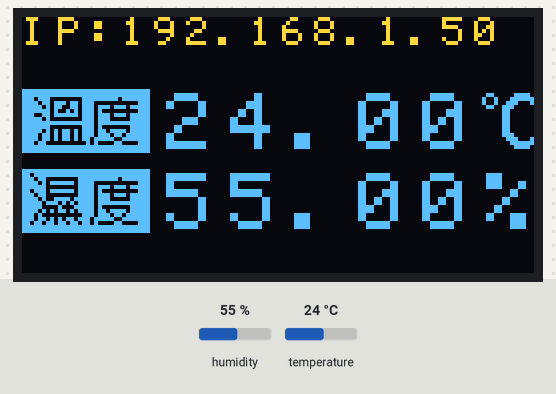
Recording of a sketch running on a simulated ESP8266 (NodeMCU). Shown: 128×64 one-colour display. Wiring (inferred from the names in the program): SSD1306 OLED at I2C address 0x3C. The test bench sets the inputs (shaded band); at power-on: temperature 24 °C, humidity 55 %. The OLED is the two-colour kind (top 16 rows yellow); WiFi joins after 1.5 s; servers stay silent unless stated; what the sketch prints to the serial monitor is not drawn.

Above: at 3.2 s.
3.3 s: temperature set to 7 °C
At 4.8 s:
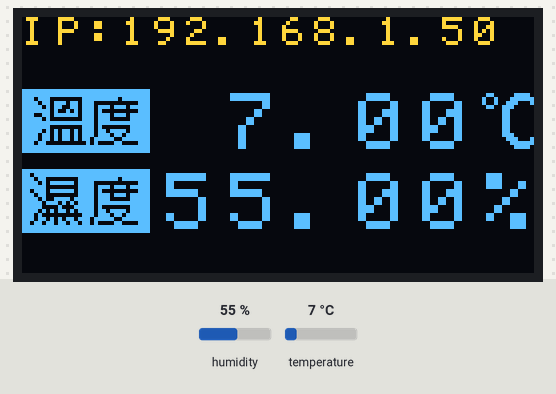
5.6 s: humidity set to 22 %
At 6.9 s:
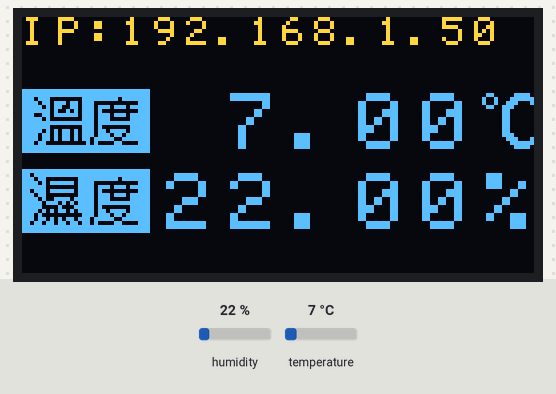
7.6 s: humidity set to 40 %
At 8.5 s:
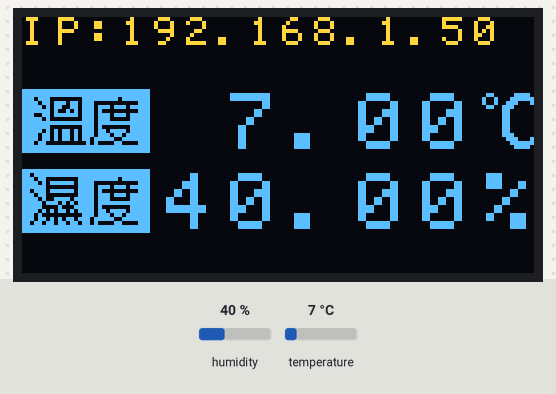
9.6 s: temperature set to 12 °C
At 10.6 s:
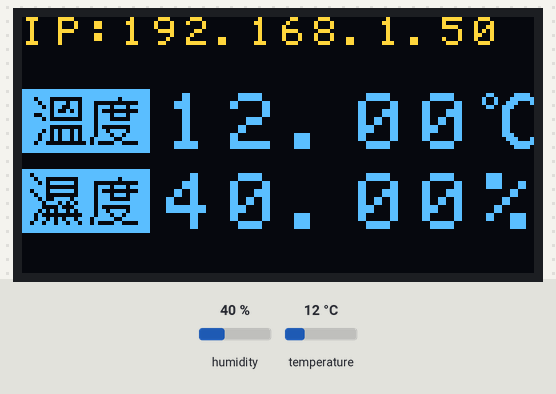
Timing chart, 0 to 12.6 s (numbered marks = the images above; inputs shaded):
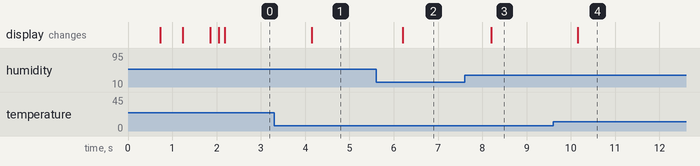

Measured:
- after the input at 3.3 s, the display: changes after 0.85 s (image 1)
- after the input at 5.6 s, the display: changes after 0.60 s (image 2)
- after the input at 7.6 s, the display: changes after 0.60 s (image 3)
- after the input at 9.6 s, the display: changes after 0.55 s (image 4)

The sketch:

OLED_DHT11.ino
```cpp
#include <ESP8266WiFi.h>
#include <ESP8266WebServer.h>
#include <Wire.h>
#include "ssd1306_i2c.h"
#include "font.h"
#include <dht11.h>

#define DHT11PIN 5

const char ssid[] = "你的WiFi網路SSID";
const char pass[] = "你的WiFi密碼";

String ipStr;

ESP8266WebServer server(80);
String webString="";     // 暫存要顯示在網頁的文字

SSD1306 oled(0x3c, 0, 2); // I2C位址, SDA腳, SCL腳

dht11 DHT11;

float temp;
float hum;

unsigned long previousMillis = 0;
const long interval = 2000;  // 2秒

void handle_root() {
  server.send(200, "text/html", "Hello from <b>ESP8266</b>!");
}

void displayData(float t, float h) {
  char charTemp[6];
  char charHum[6];

  dtostrf(t, 5, 2, charTemp);
  dtostrf(h, 5, 2, charHum);

  oled.clear();
  oled.setFontScale2x2(false);
  oled.drawString(0, 0, ipStr);
  oled.setFontScale2x2(true);
  oled.drawXbm(0, 18, 32, 16, temperature);
  oled.drawXbm(0, 38, 32, 16, humidity);
  oled.drawString(34, 19, charTemp);
  oled.drawXbm(114, 18, 16, 16, degree);
  oled.drawString(34, 39, charHum);
  oled.drawString(114, 39, "%");
  oled.display();
}

void drawSpinner(int count, int active) {
  for (int i = 0; i < count; i++) {
    const char *xbm;
    if (active == i) {
       xbm = active_bits;
    } else {
       xbm = inactive_bits;
    }
    oled.drawXbm(64 - (12 * count / 2) + 12 * i, 0, 8, 8, xbm);
  }
}

void readDHT11() {
  unsigned long currentMillis = millis();

  if(currentMillis - previousMillis >= interval) {
    previousMillis = currentMillis;

    int chk = DHT11.read(DHT11PIN);
    Serial.print("Read sensor: ");
    switch (chk)
    {
      case 0:
        Serial.println("OK");
        temp = DHT11.temperature;
        hum = DHT11.humidity;

        displayData(temp, hum);
        break;
      case -1: Serial.println("Checksum error"); break;
      case -2: Serial.println("Time out error"); break;
      default: Serial.println("Unknown error"); break;
    }
  }
}

void setup() {
  pinMode(0, INPUT_PULLUP);
  pinMode(2, INPUT_PULLUP);
  pinMode(DHT11PIN, INPUT);

  Serial.begin(115200);

  Serial.print("Connecting to ");
  Serial.println(ssid);
  WiFi.begin(ssid, pass);
  /*
   *  若要指定IP位址，請自行在此加入WiFi.config()敘述。
   WiFi.config(IPAddress(192,168,1,50),    // IP位址
               IPAddress(192,168,1,1),     // 閘道（gateway）位址
               IPAddress(255,255,255,0));  // 網路遮罩（netmask）
   */

  oled.init();

  int counter = 0;
  while (WiFi.status() != WL_CONNECTED) {
    delay(500);
    Serial.print(".");
    oled.clear();
    oled.drawXbm(34, 18, 60, 36, WiFi_Logo_bits);
    drawSpinner(3, counter % 3);
    oled.display();
    counter++;
  }
  Serial.println("");

  Serial.println("WiFi connected");
  Serial.println("IP address: ");
  Serial.println(WiFi.localIP());

  Serial.println("Server started");

  oled.clear();
  IPAddress ip = WiFi.localIP();
  ipStr = "IP:" + String(ip[0]) + '.' + String(ip[1]) + '.' + String(ip[2]) + '.' + String(ip[3]);
  oled.setFontScale2x2(false);
  oled.drawString(0, 0, ipStr);
  oled.display();

  server.on("/", handle_root);

  server.onNotFound([](){   // 處理「找不到指定路徑」的事件
    server.send(404, "text/plain", "File NOT found!");
  });

  server.on("/temp", [](){
    webString="Temperature: "+String(temp)+" C";
    server.send(200, "text/plain", webString);
  });

  server.on("/humid", [](){
    webString="Humidity: "+String(hum)+"%";
    server.send(200, "text/plain", webString);
  });

  server.on("/th.json", [](){
    String str="{\"t\":" + String(temp) + ",\"h\":" + String(hum) + "}";
    server.send(200, "text/javascript", str);
  });

  server.begin();
  Serial.println("HTTP server started");
}

void loop() {
    server.handleClient();
    readDHT11();
}
```

ssd1306_i2c.cpp
```cpp
// (licence header left out)
#include "ssd1306_i2c.h"
#include <Wire.h>
#include "font.h"

SSD1306::SSD1306(int i2cAddress, int sda, int sdc)
{
  myI2cAddress = i2cAddress;
  mySda = sda;
  mySdc = sdc;
}

void SSD1306::init() {
  Wire.begin(mySda, mySdc);
  Wire.setClock(400000);
  sendInitCommands();
  reset_display();
}

void SSD1306::reset_display(void)
{
  displayOff();
  clear();
  display();
  displayOn();
}

void SSD1306::displayOn(void)
{
    sendCommand(0xaf);        //display on
}

void SSD1306::displayOff(void)
{
  sendCommand(0xae);		//display off
}

void SSD1306::clear(void) {
    memset(buffer, 0, (128*64 / 8));
}

void SSD1306::display(void) {

    for (uint16_t i=0; i<(128*64/8); i++) {
      // send a bunch of data in one xmission
      Wire.beginTransmission(myI2cAddress);
      Wire.write(0x40);
      for (uint8_t x=0; x<16; x++) {
        Wire.write(buffer[i]);
        i++;
      }
      i--;
      yield();
      Wire.endTransmission();
    }


}

void SSD1306::setPixel(int x, int y) {
  if (x >= 0 && x < 128 && y >= 0 && y < 64) {
     buffer[x+ (y/8)*128] |=  (1 << (y&7));
  }
}

void SSD1306::setChar(int x, int y, unsigned char data) {
  for (int i = 0; i < 8; i++) {
    if (bitRead(data, i)) {
     setPixel(x,y + i);
    }
  }
}

void SSD1306::drawString(int x, int y, String text) {
  for (int j=0; j < text.length(); j++) {
    for(int i=0;i<8;i++) {
      unsigned char charColumn = pgm_read_byte(myFont[text.charAt(j)-0x20]+i);
      for (int pixel = 0; pixel < 8; pixel++) {
        if (bitRead(charColumn, pixel)) {
          if (myIsFontScaling2x2) {
             setPixel(x + 2*(j* 8 + i),y + 2*pixel);
             setPixel(x + 2*(j* 8 + i)+1,y + 2*pixel +1);
             setPixel(x + 2*(j* 8 + i)+1,y + 2*pixel);
             setPixel(x + 2*(j* 8 + i),y + 2*pixel +1);
          } else {
             setPixel(x + j* 8 + i,y + pixel);
          }
        }
      }
    }
  }
}

void SSD1306::setFontScale2x2(bool isFontScaling2x2) {
  myIsFontScaling2x2 = isFontScaling2x2;
}

void SSD1306::drawBitmap(int x, int y, int width, int height, const char *bitmap) {
  for (int i = 0; i < width * height / 8; i++ ){
    unsigned char charColumn = 255 - pgm_read_byte(bitmap + i);
    for (int j = 0; j < 8; j++) {
      int targetX = i % width + x;
      int targetY = (i / (width)) * 8 + j + y;
      if (bitRead(charColumn, j)) {
        setPixel(targetX, targetY);
      }
    }
  }
}

void SSD1306::drawXbm(int x, int y, int width, int height, const char *xbm) {
  if (width % 8 != 0) {
    width =  ((width / 8) + 1) * 8;
  }
  for (int i = 0; i < width * height / 8; i++ ){
    unsigned char charColumn = pgm_read_byte(xbm + i);
    for (int j = 0; j < 8; j++) {
      int targetX = (i * 8 + j) % width + x;
      int targetY = (8 * i / (width)) + y;
      if (bitRead(charColumn, j)) {
        setPixel(targetX, targetY);
      }
    }
  }
}

void SSD1306::sendCommand(unsigned char com)
{
  Wire.beginTransmission(myI2cAddress);     //begin transmitting
  Wire.write(0x80);                          //command mode
  Wire.write(com);
  Wire.endTransmission();                    // stop transmitting
}

void SSD1306::sendInitCommands(void)
{
  sendCommand(0xae);		//display off
  sendCommand(0xa6);            //Set Normal Display (default)
  // Adafruit Init sequence for 128x64 OLED module
  sendCommand(0xAE);             //DISPLAYOFF
  sendCommand(0xD5);            //SETDISPLAYCLOCKDIV
  sendCommand(0x80);            // the suggested ratio 0x80
  sendCommand(0xA8);            //SSD1306_SETMULTIPLEX
  sendCommand(0x3F);
  sendCommand(0xD3);            //SETDISPLAYOFFSET
  sendCommand(0x0);             //no offset
  sendCommand(0x40 | 0x0);      //SETSTARTLINE
  sendCommand(0x8D);            //CHARGEPUMP
  sendCommand(0x14);
  sendCommand(0x20);             //MEMORYMODE
  sendCommand(0x00);             //0x0 act like ks0108

  sendCommand(0xA0 | 0x1);      //SEGREMAP   //Rotate screen 180 deg
  //sendCommand(0xA0);

  sendCommand(0xC8);            //COMSCANDEC  Rotate screen 180 Deg
  //sendCommand(0xC0);

  sendCommand(0xDA);            //0xDA
  sendCommand(0x12);           //COMSCANDEC
  sendCommand(0x81);           //SETCONTRAS
  sendCommand(0xCF);           //
  sendCommand(0xd9);          //SETPRECHARGE
  sendCommand(0xF1);
  sendCommand(0xDB);        //SETVCOMDETECT
  sendCommand(0x40);
  sendCommand(0xA4);        //DISPLAYALLON_RESUME
  sendCommand(0xA6);        //NORMALDISPLAY

  sendCommand(0x2e);            // stop scroll
  //----------------------------REVERSE comments----------------------------//
  //  sendCommand(0xa0);		//seg re-map 0->127(default)
  //  sendCommand(0xa1);		//seg re-map 127->0
  //  sendCommand(0xc8);
  //  delay(1000);
  //----------------------------REVERSE comments----------------------------//
  // sendCommand(0xa7);  //Set Inverse Display
  // sendCommand(0xae);		//display off
  sendCommand(0x20);            //Set Memory Addressing Mode
  sendCommand(0x00);            //Set Memory Addressing Mode ab Horizontal addressing mode
  // sendCommand(0x02);         // Set Memory Addressing Mode ab Page addressing mode(RESET)

}

void SSD1306::nextFrameTick() {
    myFrameTick++;
    if (myFrameTick==myFrameWaitTicks && myFrameState == 0 || myFrameTick==myFrameTransitionTicks && myFrameState == 1) {
      myFrameState = (myFrameState + 1) %  2;
      if (myFrameState==FRAME_STATE_FIX) {
        myCurrentFrame = (myCurrentFrame + 1) % myFrameCount;
      }
      myFrameTick = 0;
    }
    drawIndicators(myFrameCount, myCurrentFrame);

    switch(myFrameState) {
    case 0:
      (*myFrameCallbacks[myCurrentFrame])(0, 0);
      break;
    case 1:
      (*myFrameCallbacks[myCurrentFrame])(-128 * myFrameTick / myFrameTransitionTicks, 0);
      (*myFrameCallbacks[(myCurrentFrame + 1) % myFrameCount])(-128 * myFrameTick / myFrameTransitionTicks + 128, 0);
      break;
    }

}
void SSD1306::drawIndicators(int frameCount, int activeFrame) {
  for (int i = 0; i < frameCount; i++) {
    const char *xbm;
    if (activeFrame == i) {
       xbm = active_bits;
    } else {
       xbm = inactive_bits;
    }
    drawXbm(64 - (12 * frameCount / 2) + 12 * i,56, 8, 8, xbm);
  }
}
void SSD1306::setFrameCallbacks(int frameCount, void (*frameCallbacks[])(int x, int y)) {
  myFrameCount = frameCount;
  myFrameCallbacks = frameCallbacks;
}

void SSD1306::setFrameWaitTicks(int frameWaitTicks) {
  myFrameWaitTicks = frameWaitTicks;
}
void SSD1306::setFrameTransitionTicks(int frameTransitionTicks) {
  myFrameTransitionTicks = frameTransitionTicks;
}
int SSD1306::getFrameState() {
  return myFrameState;
}
```

ssd1306_i2c.h
```cpp
// (licence header left out)
#include <Arduino.h>

class SSD1306 {

private:
   int myI2cAddress;
   int mySda;
   int mySdc;
   uint8_t buffer[128 * 64 / 8];
   bool myIsFontScaling2x2 = false;
   int myFrameState = 0;
   int myFrameTick = 0;
   int myCurrentFrame = 0;
   int myFrameCount = 0;
   int myFrameWaitTicks = 100;
   int myFrameTransitionTicks = 25;
   void (**myFrameCallbacks)(int x, int y);


public:
   // Empty constructor
   SSD1306(int i2cAddress, int sda, int sdc);
   void init();
   void reset_display(void);
   void displayOn(void);
   void displayOff(void);
   void clear(void);
   void display(void);
   void setPixel(int x, int y);
   void setChar(int x, int y, unsigned char data);
   void drawString(int x, int y, String text);
   void setFontScale2x2(bool isFontScaling2x2);
   void drawBitmap(int x, int y, int width, int height, const char *bitmap);
   void drawXbm(int x, int y, int width, int height, const char *xbm);
   void sendCommand(unsigned char com);
   void sendInitCommands(void);


   void setFrameCallbacks(int frameCount, void (*frameCallbacks[])(int x, int y));
   void nextFrameTick(void);
   void drawIndicators(int frameCount, int activeFrame);
   void setFrameWaitTicks(int frameWaitTicks);
   void setFrameTransitionTicks(int frameTransitionTicks);
   int getFrameState();

   const int FRAME_STATE_FIX = 0;
   const int FRAME_STATE_TRANSITION = 1;

};
```

Source omitted: font.h (data table, 8759 bytes)
